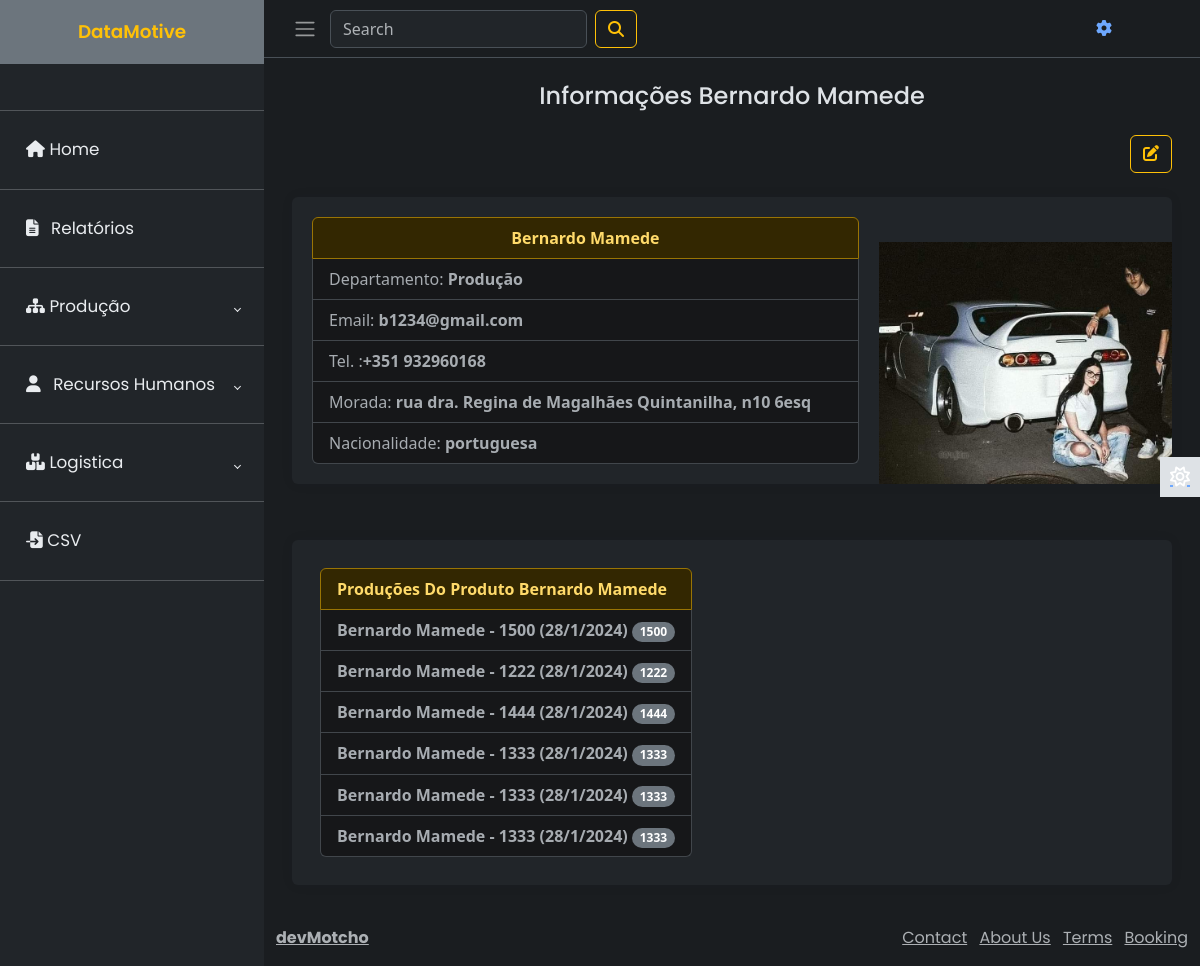
/human/1/ (signed in), run on the app's committed database.
### human/models.py (models this page shows)
class Employee(models.Model):
    first_name = models.CharField(max_length=50)
    last_name = models.CharField(max_length=50)
    email = models.EmailField(max_length=50)
    department = models.CharField(
        max_length=3,
        choices=Department.choices,
        default=Department.PROD
    )
    image = models.ImageField(upload_to='func' ,default='random.jpg')
    contact = models.CharField(max_length=150, blank=True, null=True)
    nationality = models.CharField(max_length=150, default='portuguesa')
    address = models.CharField(max_length=150, blank=True, null=True)
    def name(self):
        return f'{self.first_name} {self.last_name}'
    def __str__(self):
        return f'{self.first_name} {self.last_name}'

### product/models.py (models this page shows, shortened)
class Production(models.Model):
    production_order = models.ForeignKey(ProductionOrder, on_delete=models.CASCADE, blank=True, null=True)
    employee = models.ForeignKey(Employee, on_delete=models.CASCADE, blank=True, null=True)
    quantity = models.IntegerField(verbose_name='Quantidade Produzida')
    time = models.IntegerField(verbose_name= 'Tempo de Produção')
    date = models.DateTimeField(verbose_name='Data de Produção')

### human/views.py (the view)
# urls.py: path('<str:pk>/', employeeView, name='view'),
def employeeView(request, pk):
    productions_df = None
    prod_product_df = None
    result = None
    employee = Employee.objects.get(id=pk)
    productions = Production.objects.filter(employee=employee)
    productions_df = pd.DataFrame(productions.values())
    productions_df['employee_id'] = productions_df['employee_id'].apply(get_employee_by_id)
    productions_df['production_order_id'] = productions_df['production_order_id'].apply(get_prod_order_by_id)
    productions_df['date'] = productions_df['date'].apply(lambda x: x.strftime('%Y-%m-%d'))
    productions_df.rename({'id':'Prod', 'production_order_id':'Ordem Prod', 'employee_id':'Funcionario', 'quantity':'Quantidade', 'time':'Tempo de Prod', 'date': 'data'}, axis=1, inplace=True)
    prod_product_data = []
    for production in productions:
        prod_product = {
            'Ordem Prod': production.production_order.prod_order_id,
            'Produto': production.production_order.product,
        }
        prod_product_data.append(prod_product)
    prod_product_df = pd.DataFrame(prod_product_data)
    result = pd.merge(productions_df, prod_product_df, on='Ordem Prod')
    print(productions_df)
    print('*********')
    print(prod_product_df)
    print('*********')
    print(result)
    productions_df = productions_df.to_html()
    result = result.to_html()
    context = {
        'obj':employee,
        'productions':productions,
        'productions_df':productions_df,
        'result':result,
    }
    return render(request, 'human/view.html', context)

### human/utils.py (called while the page is built)
def get_employee_by_id(val):
    employee = Employee.objects.get(id=val)
    return employee

def get_prod_order_by_id(val):
    prod_order = ProductionOrder.objects.get(id=val)
    return prod_order

### product/models.py (called while the page is built)
    def __str__(self):
        return f'{self.name} - ({self.category})'

    def __str__(self):
        return f'{self.prod_order_id}'

### human/templates/human/view.html (shortened to what this page needs)
{% extends 'main.html' %}
{% block content %}
<main class="content px-3 py-2">
    <div class="container-fluid">
        <div class="mb-4 text-center">
            <h4>Informações {{obj.name}}</h4>
        </div>
        <div class="d-flex justify-content-end mb-4">
            <a href="{% url 'human:update' obj.id %}"> <button type="button" class="btn btn-outline-warning ">
                    <i class="fa-solid fa-pen-to-square"></i></button>
            </a>
        </div>
        <div class="row">
            <div class="col d-flex">
                <div class="card flex-fill border-0 illustration">
                    <div class="card-body p-0 d-flex flex-fill">
                        <div class="row g-0 w-100">
                            <div class="col-8">
                                <div class="p-3 m-1">
                                    <ul class="list-group">
                                        <li class="list-group-item list-group-item-warning text-center">
                                            <strong>{{obj.name}}</strong>
                                        </li>
                                        <li class="list-group-item list-group-item-secondary"> Departamento:
                                            <strong>{{obj.get_department_display}}</strong>
                                        </li>
                                        <li class="list-group-item list-group-item-secondary"> Email:
                                            <strong>{{obj.email}}</strong>
                                        </li>
                                        <li class="list-group-item list-group-item-secondary"> Tel. :<strong>+351
                                                {{obj.contact}}</strong></li>
                                        <li class="list-group-item list-group-item-secondary"> Morada:
                                            <strong>{{obj.address}}</strong>
                                        </li>
                                        <li class="list-group-item list-group-item-secondary"> Nacionalidade:
                                            <strong>{{obj.nationality}}</strong>
                                        </li>
                                    </ul>
                                </div>
                            </div>
                            <div class="col-4 align-self-end text-end">
                                <img src="{{obj.image.url}}" class="img-fluid illustration-img" alt="">
                            </div>
                        </div>
                    </div>
                </div>
            </div>
        </div>
        <div class="row my-4">
            <div class="col d-flex">
                <div class="card flex-fill border-0 illustration p-2 my-2">
                    <div class="card-body p-0 d-flex flex-fill">
                        <div class="row g-0 w-100">
                            <div class="col-8 d-flex">
                                <div class="p-3 m-1">
                                    <ul class="list-group">
                                        <li
                                            class="list-group-item list-group-item-warning d-flex justify-content-between">
                                            <strong>Produções Do Produto {{obj.name}}</strong>
                                        </li>
                                        {% for item in productions %}
                                        <li class="list-group-item list-group-item-secondary">
                                            <strong>{{item.employee}} - {{item.quantity}}
                                                ({{item.date.day}}/{{item.date.month}}/{{item.date.year}})</strong>
                                            <span
                                                class="badge bg-secondary rounded-pill align-self-end">{{item.quantity}}</span>
                                        </li>
                                        {% endfor %}
                                    </ul>
                                </div>
                            </div>
                        </div>
                    </div>
                </div>
            </div>
        </div>
    </div>
</main>
{% endblock content %}

### static/styles/styles.css (style rules this page uses)
*,::after,::before { box-sizing: border-box; }
body { font-family: 'Poppins', sans-serif; font-size: 0.875rem; opacity: 1; overflow-y: scroll; margin: 0; }
a { cursor: pointer; text-decoration: none; font-family: 'Poppins', sans-serif; }
li { list-style: none; }
h4 { font-family: 'Poppins', sans-serif; font-size: 1.250rem; font-size: var(--bs-emphasis-color); }
.content { flex: 1; max-width: 100vw; width: 100vw; }
@media (min-width:768px) { .content { max-width: auto; width: auto; } }
.card { box-shadow: 0 0 .875rem 0 rgba(34, 46, 60, .05); margin-bottom: 24px; }
.illustration { background-color: var(--bs-primary-bg-subtle); color: var(--bs-emphasis-color); }
.illustration-img { max-width: 150px; width: 100%; }
.content { flex: 1; padding: 20px; box-sizing: border-box; }

### data on the page
Employee: name "Bernardo Mamede", department "Produção", email "b1234@gmail.com", contact "932960168", address "rua dra. Regina de Magalhães Quintanilha, n10 6esq", nationality "portuguesa", image (picture)
Production: employee "Bernardo Mamede", quantity "1500", date.day "28", date.month "1", date.year "2024"
Production: employee "Bernardo Mamede", quantity "1222", date.day "28", date.month "1", date.year "2024"
Production: employee "Bernardo Mamede", quantity "1444", date.day "28", date.month "1", date.year "2024"
Production: employee "Bernardo Mamede", quantity "1333", date.day "28", date.month "1", date.year "2024"
Production: employee "Bernardo Mamede", quantity "1333", date.day "28", date.month "1", date.year "2024"
Production: employee "Bernardo Mamede", quantity "1333", date.day "28", date.month "1", date.year "2024"
